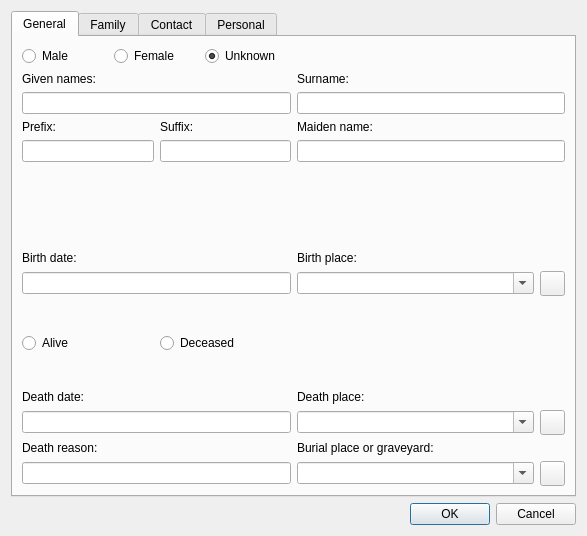
<?xml version="1.0" encoding="UTF-8"?>
<ui version="4.0">
 <class>PersonDialog</class>
 <widget class="QDialog" name="PersonDialog">
  <property name="geometry">
   <rect>
    <x>0</x>
    <y>0</y>
    <width>587</width>
    <height>536</height>
   </rect>
  </property>
  <layout class="QVBoxLayout" name="verticalLayout">
   <item>
    <widget class="QTabWidget" name="tabWidget">
     <property name="currentIndex">
      <number>0</number>
     </property>
     <widget class="QWidget" name="tabGeneral">
      <attribute name="title">
       <string>General</string>
      </attribute>
      <layout class="QGridLayout" name="gridLayout_2">
       <item row="0" column="0">
        <layout class="QHBoxLayout" name="horizontalLayout">
         <item>
          <widget class="QRadioButton" name="cbMale">
           <property name="text">
            <string>Male</string>
           </property>
           <attribute name="buttonGroup">
            <string notr="true">buttonGroupGender</string>
           </attribute>
          </widget>
         </item>
         <item>
          <widget class="QRadioButton" name="cbFemale">
           <property name="text">
            <string>Female</string>
           </property>
           <attribute name="buttonGroup">
            <string notr="true">buttonGroupGender</string>
           </attribute>
          </widget>
         </item>
         <item>
          <widget class="QRadioButton" name="cbUnknown">
           <property name="text">
            <string>Unknown</string>
           </property>
           <property name="checked">
            <bool>true</bool>
           </property>
           <attribute name="buttonGroup">
            <string notr="true">buttonGroupGender</string>
           </attribute>
          </widget>
         </item>
        </layout>
       </item>
       <item row="1" column="0">
        <widget class="QLabel" name="label">
         <property name="text">
          <string>Given names:</string>
         </property>
         <property name="buddy">
          <cstring>leGivenNames</cstring>
         </property>
        </widget>
       </item>
       <item row="1" column="1">
        <widget class="QLabel" name="label_2">
         <property name="text">
          <string>Surname:</string>
         </property>
         <property name="buddy">
          <cstring>leSurname</cstring>
         </property>
        </widget>
       </item>
       <item row="2" column="0">
        <widget class="QLineEdit" name="leGivenNames">
         <property name="clearButtonEnabled">
          <bool>false</bool>
         </property>
        </widget>
       </item>
       <item row="2" column="1">
        <widget class="QLineEdit" name="leSurname"/>
       </item>
       <item row="3" column="0" rowspan="2">
        <layout class="QGridLayout" name="gridLayout">
         <item row="0" column="0">
          <widget class="QLabel" name="label_3">
           <property name="text">
            <string>Prefix:</string>
           </property>
           <property name="buddy">
            <cstring>lePrefix</cstring>
           </property>
          </widget>
         </item>
         <item row="0" column="1">
          <widget class="QLabel" name="label_4">
           <property name="text">
            <string>Suffix:</string>
           </property>
           <property name="buddy">
            <cstring>leSuffix</cstring>
           </property>
          </widget>
         </item>
         <item row="1" column="0">
          <widget class="QLineEdit" name="lePrefix">
           <property name="clearButtonEnabled">
            <bool>true</bool>
           </property>
          </widget>
         </item>
         <item row="1" column="1">
          <widget class="QLineEdit" name="leSuffix">
           <property name="clearButtonEnabled">
            <bool>true</bool>
           </property>
          </widget>
         </item>
        </layout>
       </item>
       <item row="3" column="1">
        <widget class="QLabel" name="labelMaidenName">
         <property name="text">
          <string>Maiden name:</string>
         </property>
         <property name="buddy">
          <cstring>leMaidenName</cstring>
         </property>
        </widget>
       </item>
       <item row="4" column="1">
        <widget class="QLineEdit" name="leMaidenName">
         <property name="clearButtonEnabled">
          <bool>true</bool>
         </property>
        </widget>
       </item>
       <item row="5" column="1">
        <spacer name="verticalSpacer">
         <property name="orientation">
          <enum>Qt::Vertical</enum>
         </property>
         <property name="sizeHint" stdset="0">
          <size>
           <width>20</width>
           <height>53</height>
          </size>
         </property>
        </spacer>
       </item>
       <item row="6" column="0">
        <widget class="QLabel" name="label_6">
         <property name="text">
          <string>Birth date:</string>
         </property>
        </widget>
       </item>
       <item row="6" column="1">
        <widget class="QLabel" name="label_7">
         <property name="text">
          <string>Birth place:</string>
         </property>
         <property name="buddy">
          <cstring>leBirthPlace</cstring>
         </property>
        </widget>
       </item>
       <item row="7" column="0">
        <widget class="QLineEdit" name="leBirthDate">
         <property name="readOnly">
          <bool>true</bool>
         </property>
        </widget>
       </item>
       <item row="7" column="1">
        <layout class="QHBoxLayout" name="horizontalLayout_3">
         <item>
          <widget class="QComboBox" name="leBirthPlace">
           <property name="editable">
            <bool>true</bool>
           </property>
           <property name="insertPolicy">
            <enum>QComboBox::NoInsert</enum>
           </property>
          </widget>
         </item>
         <item>
          <widget class="QPushButton" name="btnAddBirthPlace">
           <property name="minimumSize">
            <size>
             <width>25</width>
             <height>25</height>
            </size>
           </property>
           <property name="maximumSize">
            <size>
             <width>25</width>
             <height>25</height>
            </size>
           </property>
           <property name="toolTip">
            <string>Add place</string>
           </property>
           <property name="icon">
            <iconset theme="list-add">
             <normaloff/>
            </iconset>
           </property>
          </widget>
         </item>
        </layout>
       </item>
       <item row="8" column="0">
        <layout class="QHBoxLayout" name="horizontalLayout_2">
         <item>
          <widget class="QRadioButton" name="cbAlive">
           <property name="text">
            <string>Alive</string>
           </property>
           <attribute name="buttonGroup">
            <string notr="true">buttonGroupAlive</string>
           </attribute>
          </widget>
         </item>
         <item>
          <widget class="QRadioButton" name="cbDeceased">
           <property name="text">
            <string>Deceased</string>
           </property>
           <attribute name="buttonGroup">
            <string notr="true">buttonGroupAlive</string>
           </attribute>
          </widget>
         </item>
        </layout>
       </item>
       <item row="8" column="1">
        <spacer name="verticalSpacer_2">
         <property name="orientation">
          <enum>Qt::Vertical</enum>
         </property>
         <property name="sizeHint" stdset="0">
          <size>
           <width>20</width>
           <height>52</height>
          </size>
         </property>
        </spacer>
       </item>
       <item row="9" column="0">
        <widget class="QLabel" name="labelDeathDate">
         <property name="text">
          <string>Death date:</string>
         </property>
        </widget>
       </item>
       <item row="9" column="1">
        <widget class="QLabel" name="labelDeathPlace">
         <property name="text">
          <string>Death place:</string>
         </property>
         <property name="buddy">
          <cstring>leDeathPlace</cstring>
         </property>
        </widget>
       </item>
       <item row="10" column="0">
        <widget class="QLineEdit" name="leDeathDate">
         <property name="readOnly">
          <bool>true</bool>
         </property>
        </widget>
       </item>
       <item row="10" column="1">
        <layout class="QHBoxLayout" name="horizontalLayout_4">
         <item>
          <widget class="QComboBox" name="leDeathPlace">
           <property name="editable">
            <bool>true</bool>
           </property>
           <property name="insertPolicy">
            <enum>QComboBox::NoInsert</enum>
           </property>
          </widget>
         </item>
         <item>
          <widget class="QPushButton" name="btnAddDeathPlace">
           <property name="minimumSize">
            <size>
             <width>25</width>
             <height>25</height>
            </size>
           </property>
           <property name="maximumSize">
            <size>
             <width>25</width>
             <height>25</height>
            </size>
           </property>
           <property name="toolTip">
            <string>Add place</string>
           </property>
           <property name="icon">
            <iconset theme="list-add">
             <normaloff/>
            </iconset>
           </property>
          </widget>
         </item>
        </layout>
       </item>
       <item row="11" column="0">
        <widget class="QLabel" name="labelDeathReason">
         <property name="text">
          <string>Death reason:</string>
         </property>
         <property name="buddy">
          <cstring>leDeathReason</cstring>
         </property>
        </widget>
       </item>
       <item row="11" column="1">
        <widget class="QLabel" name="labelBurial">
         <property name="text">
          <string>Burial place or graveyard:</string>
         </property>
         <property name="buddy">
          <cstring>leBurialPlace</cstring>
         </property>
        </widget>
       </item>
       <item row="12" column="0">
        <widget class="QLineEdit" name="leDeathReason">
         <property name="clearButtonEnabled">
          <bool>true</bool>
         </property>
        </widget>
       </item>
       <item row="12" column="1">
        <layout class="QHBoxLayout" name="horizontalLayout_5">
         <item>
          <widget class="QComboBox" name="leBurialPlace">
           <property name="editable">
            <bool>true</bool>
           </property>
           <property name="insertPolicy">
            <enum>QComboBox::NoInsert</enum>
           </property>
          </widget>
         </item>
         <item>
          <widget class="QPushButton" name="btnAddBurialPlace">
           <property name="minimumSize">
            <size>
             <width>25</width>
             <height>25</height>
            </size>
           </property>
           <property name="maximumSize">
            <size>
             <width>25</width>
             <height>25</height>
            </size>
           </property>
           <property name="toolTip">
            <string>Add place</string>
           </property>
           <property name="icon">
            <iconset theme="list-add">
             <normaloff/>
            </iconset>
           </property>
          </widget>
         </item>
        </layout>
       </item>
      </layout>
     </widget>
     <widget class="QWidget" name="tabFamily">
      <attribute name="title">
       <string>Family</string>
      </attribute>
      <layout class="QVBoxLayout" name="verticalLayout_2">
       <item>
        <widget class="QGroupBox" name="gbSpouses_Children">
         <property name="title">
          <string>Spouses and children</string>
         </property>
         <layout class="QVBoxLayout" name="verticalLayout_3">
          <item>
           <layout class="QHBoxLayout" name="horizontalLayout_6">
            <item>
             <widget class="QLabel" name="couples">
              <property name="text">
               <string notr="true">Here goes the relation of this and his/her spouse, their children below</string>
              </property>
             </widget>
            </item>
            <item>
             <widget class="QToolButton" name="btnPrevCouple">
              <property name="enabled">
               <bool>false</bool>
              </property>
              <property name="toolTip">
               <string>Go to the previous couple</string>
              </property>
              <property name="arrowType">
               <enum>Qt::LeftArrow</enum>
              </property>
             </widget>
            </item>
            <item>
             <widget class="QToolButton" name="btnNextCouple">
              <property name="enabled">
               <bool>false</bool>
              </property>
              <property name="toolTip">
               <string>Go to the next couple</string>
              </property>
              <property name="arrowType">
               <enum>Qt::RightArrow</enum>
              </property>
             </widget>
            </item>
           </layout>
          </item>
          <item>
           <widget class="QTableView" name="children">
            <property name="editTriggers">
             <set>QAbstractItemView::NoEditTriggers</set>
            </property>
            <property name="alternatingRowColors">
             <bool>true</bool>
            </property>
            <property name="selectionMode">
             <enum>QAbstractItemView::SingleSelection</enum>
            </property>
            <property name="selectionBehavior">
             <enum>QAbstractItemView::SelectRows</enum>
            </property>
           </widget>
          </item>
         </layout>
        </widget>
       </item>
       <item>
        <widget class="QGroupBox" name="gbParents_Siblings">
         <property name="title">
          <string>Parents and siblings</string>
         </property>
         <layout class="QVBoxLayout" name="verticalLayout_4">
          <item>
           <widget class="QLabel" name="parents">
            <property name="text">
             <string notr="true">Here go the parents of this person, siblings of this person below</string>
            </property>
           </widget>
          </item>
          <item>
           <widget class="QTableView" name="siblings">
            <property name="editTriggers">
             <set>QAbstractItemView::NoEditTriggers</set>
            </property>
            <property name="alternatingRowColors">
             <bool>true</bool>
            </property>
            <property name="selectionMode">
             <enum>QAbstractItemView::SingleSelection</enum>
            </property>
            <property name="selectionBehavior">
             <enum>QAbstractItemView::SelectRows</enum>
            </property>
           </widget>
          </item>
         </layout>
        </widget>
       </item>
      </layout>
     </widget>
     <widget class="QWidget" name="tabContact">
      <attribute name="title">
       <string>Contact</string>
      </attribute>
      <layout class="QFormLayout" name="formLayout">
       <item row="0" column="0">
        <widget class="QLabel" name="emailLabel">
         <property name="text">
          <string>Email:</string>
         </property>
         <property name="buddy">
          <cstring>email</cstring>
         </property>
        </widget>
       </item>
       <item row="0" column="1">
        <widget class="QLineEdit" name="email">
         <property name="clearButtonEnabled">
          <bool>true</bool>
         </property>
        </widget>
       </item>
       <item row="1" column="0">
        <widget class="QLabel" name="phoneLabel">
         <property name="text">
          <string>Phone:</string>
         </property>
         <property name="buddy">
          <cstring>phone</cstring>
         </property>
        </widget>
       </item>
       <item row="1" column="1">
        <widget class="QLineEdit" name="phone">
         <property name="clearButtonEnabled">
          <bool>true</bool>
         </property>
        </widget>
       </item>
       <item row="2" column="0">
        <widget class="QLabel" name="webLabel">
         <property name="text">
          <string>Web:</string>
         </property>
         <property name="buddy">
          <cstring>web</cstring>
         </property>
        </widget>
       </item>
       <item row="2" column="1">
        <widget class="QLineEdit" name="web">
         <property name="clearButtonEnabled">
          <bool>true</bool>
         </property>
        </widget>
       </item>
       <item row="3" column="1">
        <spacer name="verticalSpacer_5">
         <property name="orientation">
          <enum>Qt::Vertical</enum>
         </property>
         <property name="sizeHint" stdset="0">
          <size>
           <width>20</width>
           <height>40</height>
          </size>
         </property>
        </spacer>
       </item>
       <item row="4" column="0">
        <widget class="QLabel" name="addressLabel">
         <property name="text">
          <string>Address:</string>
         </property>
         <property name="buddy">
          <cstring>address</cstring>
         </property>
        </widget>
       </item>
       <item row="4" column="1">
        <widget class="QLineEdit" name="address">
         <property name="clearButtonEnabled">
          <bool>true</bool>
         </property>
        </widget>
       </item>
       <item row="5" column="0">
        <widget class="QLabel" name="cityLabel">
         <property name="text">
          <string>City:</string>
         </property>
         <property name="buddy">
          <cstring>city</cstring>
         </property>
        </widget>
       </item>
       <item row="5" column="1">
        <widget class="QLineEdit" name="city">
         <property name="clearButtonEnabled">
          <bool>true</bool>
         </property>
        </widget>
       </item>
       <item row="6" column="0">
        <widget class="QLabel" name="stateLabel">
         <property name="text">
          <string>State:</string>
         </property>
         <property name="buddy">
          <cstring>state</cstring>
         </property>
        </widget>
       </item>
       <item row="6" column="1">
        <widget class="QLineEdit" name="state">
         <property name="clearButtonEnabled">
          <bool>true</bool>
         </property>
        </widget>
       </item>
       <item row="7" column="0">
        <widget class="QLabel" name="zIPCodeLabel">
         <property name="text">
          <string>ZIP code:</string>
         </property>
         <property name="buddy">
          <cstring>zip</cstring>
         </property>
        </widget>
       </item>
       <item row="7" column="1">
        <widget class="QLineEdit" name="zip">
         <property name="clearButtonEnabled">
          <bool>true</bool>
         </property>
        </widget>
       </item>
       <item row="8" column="0">
        <widget class="QLabel" name="countryLabel">
         <property name="text">
          <string>Country:</string>
         </property>
         <property name="buddy">
          <cstring>country</cstring>
         </property>
        </widget>
       </item>
       <item row="8" column="1">
        <widget class="QComboBox" name="country">
         <property name="editable">
          <bool>true</bool>
         </property>
         <property name="insertPolicy">
          <enum>QComboBox::NoInsert</enum>
         </property>
        </widget>
       </item>
      </layout>
     </widget>
     <widget class="QWidget" name="tabPersonal">
      <attribute name="title">
       <string>Personal</string>
      </attribute>
      <layout class="QFormLayout" name="formLayout_2">
       <property name="fieldGrowthPolicy">
        <enum>QFormLayout::AllNonFixedFieldsGrow</enum>
       </property>
       <item row="0" column="0">
        <widget class="QLabel" name="nationalityLabel">
         <property name="text">
          <string>Nationality:</string>
         </property>
         <property name="buddy">
          <cstring>nationality</cstring>
         </property>
        </widget>
       </item>
       <item row="1" column="0">
        <widget class="QLabel" name="religionLabel">
         <property name="text">
          <string>Religion:</string>
         </property>
         <property name="buddy">
          <cstring>religion</cstring>
         </property>
        </widget>
       </item>
       <item row="1" column="1">
        <widget class="QComboBox" name="religion">
         <property name="editable">
          <bool>true</bool>
         </property>
         <item>
          <property name="text">
           <string/>
          </property>
         </item>
         <item>
          <property name="text">
           <string>Agnostic</string>
          </property>
         </item>
         <item>
          <property name="text">
           <string>Christian</string>
          </property>
         </item>
         <item>
          <property name="text">
           <string>Islam</string>
          </property>
         </item>
         <item>
          <property name="text">
           <string>Judaism</string>
          </property>
         </item>
         <item>
          <property name="text">
           <string>Buddhism</string>
          </property>
         </item>
         <item>
          <property name="text">
           <string>Hinduism</string>
          </property>
         </item>
        </widget>
       </item>
       <item row="0" column="1">
        <widget class="QComboBox" name="nationality">
         <property name="editable">
          <bool>true</bool>
         </property>
        </widget>
       </item>
       <item row="2" column="1">
        <spacer name="verticalSpacer_3">
         <property name="orientation">
          <enum>Qt::Vertical</enum>
         </property>
         <property name="sizeHint" stdset="0">
          <size>
           <width>20</width>
           <height>40</height>
          </size>
         </property>
        </spacer>
       </item>
       <item row="3" column="0">
        <widget class="QLabel" name="heightLabel">
         <property name="text">
          <string>Height:</string>
         </property>
         <property name="buddy">
          <cstring>height</cstring>
         </property>
        </widget>
       </item>
       <item row="3" column="1">
        <widget class="QSpinBox" name="height">
         <property name="specialValueText">
          <string>Not Set</string>
         </property>
         <property name="suffix">
          <string comment="centimeters"> cm</string>
         </property>
         <property name="maximum">
          <number>300</number>
         </property>
        </widget>
       </item>
       <item row="4" column="0">
        <widget class="QLabel" name="weightLabel">
         <property name="text">
          <string>Weight:</string>
         </property>
         <property name="buddy">
          <cstring>weight</cstring>
         </property>
        </widget>
       </item>
       <item row="4" column="1">
        <widget class="QSpinBox" name="weight">
         <property name="specialValueText">
          <string>Not Set</string>
         </property>
         <property name="suffix">
          <string comment="kilograms"> kg</string>
         </property>
         <property name="maximum">
          <number>300</number>
         </property>
        </widget>
       </item>
       <item row="5" column="0">
        <widget class="QLabel" name="colorLabel">
         <property name="text">
          <string>Color:</string>
         </property>
         <property name="buddy">
          <cstring>color</cstring>
         </property>
        </widget>
       </item>
       <item row="5" column="1">
        <widget class="QComboBox" name="color">
         <property name="editable">
          <bool>true</bool>
         </property>
         <item>
          <property name="text">
           <string notr="true"/>
          </property>
         </item>
         <item>
          <property name="text">
           <string>white</string>
          </property>
         </item>
         <item>
          <property name="text">
           <string>black</string>
          </property>
         </item>
         <item>
          <property name="text">
           <string>yellow</string>
          </property>
         </item>
        </widget>
       </item>
       <item row="6" column="0">
        <widget class="QLabel" name="eyeColorLabel">
         <property name="text">
          <string>Eye color:</string>
         </property>
         <property name="buddy">
          <cstring>eyeColor</cstring>
         </property>
        </widget>
       </item>
       <item row="7" column="0">
        <widget class="QLabel" name="hairColorLabel">
         <property name="text">
          <string>Hair color:</string>
         </property>
         <property name="buddy">
          <cstring>hairColor</cstring>
         </property>
        </widget>
       </item>
       <item row="7" column="1">
        <widget class="QComboBox" name="hairColor">
         <property name="editable">
          <bool>true</bool>
         </property>
         <item>
          <property name="text">
           <string notr="true"/>
          </property>
         </item>
         <item>
          <property name="text">
           <string>blond</string>
          </property>
         </item>
         <item>
          <property name="text">
           <string>brown</string>
          </property>
         </item>
         <item>
          <property name="text">
           <string>black</string>
          </property>
         </item>
         <item>
          <property name="text">
           <string>gray</string>
          </property>
         </item>
         <item>
          <property name="text">
           <string>ginger</string>
          </property>
         </item>
         <item>
          <property name="text">
           <string>bald</string>
          </property>
         </item>
        </widget>
       </item>
       <item row="6" column="1">
        <widget class="QComboBox" name="eyeColor">
         <property name="editable">
          <bool>true</bool>
         </property>
         <item>
          <property name="text">
           <string notr="true"/>
          </property>
         </item>
         <item>
          <property name="text">
           <string>blue</string>
          </property>
         </item>
         <item>
          <property name="text">
           <string>brown</string>
          </property>
         </item>
         <item>
          <property name="text">
           <string>black</string>
          </property>
         </item>
         <item>
          <property name="text">
           <string>green</string>
          </property>
         </item>
         <item>
          <property name="text">
           <string>gray</string>
          </property>
         </item>
        </widget>
       </item>
       <item row="8" column="1">
        <spacer name="verticalSpacer_4">
         <property name="orientation">
          <enum>Qt::Vertical</enum>
         </property>
         <property name="sizeHint" stdset="0">
          <size>
           <width>20</width>
           <height>40</height>
          </size>
         </property>
        </spacer>
       </item>
       <item row="9" column="0">
        <widget class="QLabel" name="occupationLabel">
         <property name="text">
          <string>Occupation:</string>
         </property>
         <property name="buddy">
          <cstring>occupation</cstring>
         </property>
        </widget>
       </item>
       <item row="9" column="1">
        <widget class="QLineEdit" name="occupation">
         <property name="clearButtonEnabled">
          <bool>true</bool>
         </property>
        </widget>
       </item>
      </layout>
     </widget>
    </widget>
   </item>
   <item>
    <widget class="QDialogButtonBox" name="buttonBox">
     <property name="standardButtons">
      <set>QDialogButtonBox::Cancel|QDialogButtonBox::Ok</set>
     </property>
    </widget>
   </item>
  </layout>
 </widget>
 <tabstops>
  <tabstop>tabWidget</tabstop>
  <tabstop>cbMale</tabstop>
  <tabstop>cbFemale</tabstop>
  <tabstop>cbUnknown</tabstop>
  <tabstop>leGivenNames</tabstop>
  <tabstop>leSurname</tabstop>
  <tabstop>lePrefix</tabstop>
  <tabstop>leSuffix</tabstop>
  <tabstop>leMaidenName</tabstop>
  <tabstop>leBirthDate</tabstop>
  <tabstop>leBirthPlace</tabstop>
  <tabstop>btnAddBirthPlace</tabstop>
  <tabstop>cbAlive</tabstop>
  <tabstop>cbDeceased</tabstop>
  <tabstop>leDeathDate</tabstop>
  <tabstop>leDeathPlace</tabstop>
  <tabstop>btnAddDeathPlace</tabstop>
  <tabstop>leDeathReason</tabstop>
  <tabstop>leBurialPlace</tabstop>
  <tabstop>btnAddBurialPlace</tabstop>
  <tabstop>buttonBox</tabstop>
  <tabstop>email</tabstop>
  <tabstop>phone</tabstop>
  <tabstop>web</tabstop>
  <tabstop>address</tabstop>
  <tabstop>city</tabstop>
  <tabstop>state</tabstop>
  <tabstop>zip</tabstop>
  <tabstop>country</tabstop>
  <tabstop>nationality</tabstop>
  <tabstop>religion</tabstop>
  <tabstop>height</tabstop>
  <tabstop>weight</tabstop>
  <tabstop>color</tabstop>
  <tabstop>eyeColor</tabstop>
  <tabstop>hairColor</tabstop>
  <tabstop>occupation</tabstop>
 </tabstops>
 <resources/>
 <connections>
  <connection>
   <sender>buttonBox</sender>
   <signal>accepted()</signal>
   <receiver>PersonDialog</receiver>
   <slot>accept()</slot>
   <hints>
    <hint type="sourcelabel">
     <x>257</x>
     <y>446</y>
    </hint>
    <hint type="destinationlabel">
     <x>157</x>
     <y>274</y>
    </hint>
   </hints>
  </connection>
  <connection>
   <sender>buttonBox</sender>
   <signal>rejected()</signal>
   <receiver>PersonDialog</receiver>
   <slot>reject()</slot>
   <hints>
    <hint type="sourcelabel">
     <x>325</x>
     <y>446</y>
    </hint>
    <hint type="destinationlabel">
     <x>286</x>
     <y>274</y>
    </hint>
   </hints>
  </connection>
 </connections>
 <buttongroups>
  <buttongroup name="buttonGroupGender"/>
  <buttongroup name="buttonGroupAlive"/>
 </buttongroups>
</ui>
